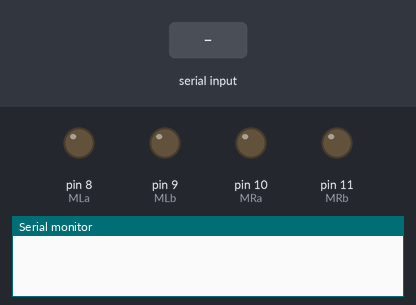
The sketch below on a simulated Arduino Uno, built with avr-gcc and run on an emulated ATmega328P. On the bench: output pins drawn as LEDs (lit = HIGH), the last lines printed to the serial monitor. The test bench sets the inputs (shaded band).

Above: at 1.2 s.
1.3 s: "forward" received over the second serial link
At 2.2 s:
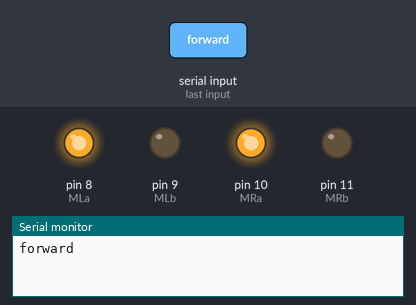
2.8 s: "back" received over the second serial link
At 3.4 s:
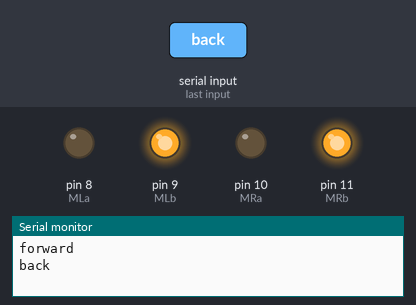
4.3 s: "turn right" received over the second serial link
At 5.6 s:
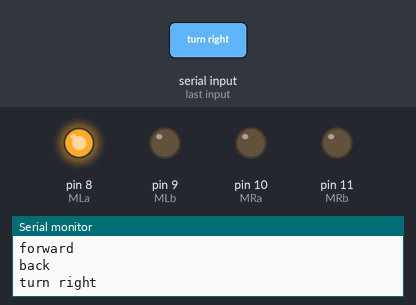
5.9 s: "turn left" received over the second serial link
At 6.4 s:
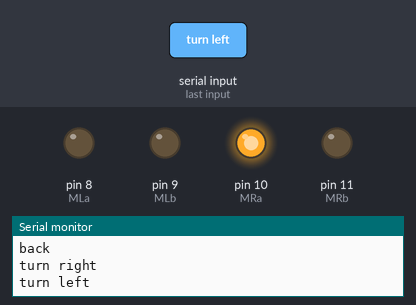
Timing chart, 0 to 8.4 s (numbered marks = the images above; inputs shaded):
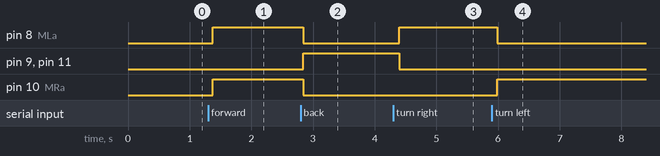

The sketch:

voice_controll.ino
```cpp
 #include<SoftwareSerial.h>
  SoftwareSerial BT(2,3);//TX,
  String readvoice;
  #define MLa 8   //left motor 1st pin
  #define MLb 9   //left motor 2nd pin
  #define MRa 10  //right motor 1st pin
  #define MRb 11  //right motor 2nd pin
  void setup() {
  BT.begin(9600);
  Serial.begin(9600);
  //declaring Motors pin as output pin
  pinMode(MLa,OUTPUT);
  pinMode(MLb,OUTPUT);
  pinMode(MRa,OUTPUT);
  pinMode(MRb,OUTPUT);
  }
void loop() {
  while(BT.available())
  {
  delay(10);                                 //delay added to make thing stable
  char c=BT.read();                          //Conduct a serial read
  readvoice+=c;                              //build the string-"forward","reverse","left"and"right"
  }
  if(readvoice.length()>0) {
  Serial.println(readvoice);
  }
  // from this code we move in forward direction.
  if(readvoice=="forward"){
  digitalWrite(MLa,HIGH);
  digitalWrite(MLb,LOW);
  digitalWrite(MRa,HIGH);
  digitalWrite(MRb,LOW);
  delay(100);
  }
  // from this code we move in backward direction.
  else if(readvoice=="back"){
  digitalWrite(MLa,LOW);
  digitalWrite(MLb,HIGH);
  digitalWrite(MRa,LOW);
  digitalWrite(MRb,HIGH);
  delay(100);
  }
  // from this code we move in Right direction.
  else if(readvoice=="turn right"){
  digitalWrite(MLa,HIGH);
  digitalWrite(MLb,LOW);
  digitalWrite(MRa,LOW);
  digitalWrite(MRb,LOW);
  delay(100);
  }
  // from this code we move in Left direction.
  else if(readvoice=="turn left"){
  digitalWrite(MLa,LOW);
  digitalWrite(MLb,LOW);
  digitalWrite(MRa,HIGH);
  digitalWrite(MRb,LOW);
  delay(100);
  }
  // from this code we stop movement.
  else if(readvoice=="stop"){
  digitalWrite(MLa,LOW);
  digitalWrite(MLb,LOW);
  digitalWrite(MRa,LOW);
  digitalWrite(MRb,LOW);
  delay(100);
  }
  //Read the variable
  readvoice="";}
```

Measured:
- after the input at 1.3 s, pin 8 (MLa), pin 10 (MRa): LOW → HIGH after 0.07 s
- after the input at 2.8 s, pin 8 (MLa), pin 10 (MRa): HIGH → LOW at once; pin 9 (MLb), pin 11 (MRb): LOW → HIGH at once
- after the input at 4.3 s, pin 8 (MLa): LOW → HIGH after 0.10 s; pin 9 (MLb), pin 11 (MRb): HIGH → LOW after 0.10 s
- after the input at 5.9 s, pin 8 (MLa): HIGH → LOW after 0.09 s; pin 10 (MRa): LOW → HIGH after 0.09 s
